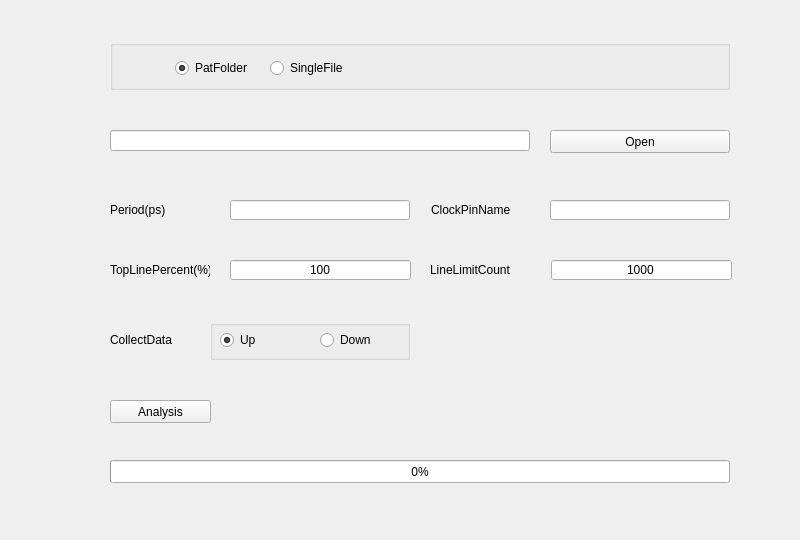
<?xml version="1.0" encoding="UTF-8"?>
<ui version="4.0">
 <class>MainWindow</class>
 <widget class="QMainWindow" name="MainWindow">
  <property name="geometry">
   <rect>
    <x>0</x>
    <y>0</y>
    <width>800</width>
    <height>540</height>
   </rect>
  </property>
  <property name="windowTitle">
   <string>Pattern2EVCD</string>
  </property>
  <widget class="QWidget" name="centralwidget">
   <widget class="QLabel" name="ClockPinName_label">
    <property name="geometry">
     <rect>
      <x>431</x>
      <y>200</y>
      <width>100</width>
      <height>20</height>
     </rect>
    </property>
    <property name="text">
     <string>ClockPinName</string>
    </property>
   </widget>
   <widget class="QLineEdit" name="Period_lineEdit">
    <property name="geometry">
     <rect>
      <x>230</x>
      <y>200</y>
      <width>180</width>
      <height>20</height>
     </rect>
    </property>
    <property name="alignment">
     <set>Qt::AlignCenter</set>
    </property>
   </widget>
   <widget class="QLineEdit" name="ClockPinName_lineEdit">
    <property name="geometry">
     <rect>
      <x>550</x>
      <y>200</y>
      <width>180</width>
      <height>20</height>
     </rect>
    </property>
    <property name="alignment">
     <set>Qt::AlignCenter</set>
    </property>
   </widget>
   <widget class="QGroupBox" name="groupBox_2">
    <property name="geometry">
     <rect>
      <x>110</x>
      <y>40</y>
      <width>620</width>
      <height>50</height>
     </rect>
    </property>
    <property name="minimumSize">
     <size>
      <width>0</width>
      <height>0</height>
     </size>
    </property>
    <property name="maximumSize">
     <size>
      <width>16777215</width>
      <height>50</height>
     </size>
    </property>
    <property name="title">
     <string/>
    </property>
    <widget class="QRadioButton" name="SingleFile_radioButton">
     <property name="geometry">
      <rect>
       <x>160</x>
       <y>20</y>
       <width>83</width>
       <height>16</height>
      </rect>
     </property>
     <property name="text">
      <string>SingleFile</string>
     </property>
    </widget>
    <widget class="QRadioButton" name="PatFolder_radioButton">
     <property name="geometry">
      <rect>
       <x>65</x>
       <y>20</y>
       <width>83</width>
       <height>16</height>
      </rect>
     </property>
     <property name="text">
      <string>PatFolder</string>
     </property>
     <property name="checked">
      <bool>true</bool>
     </property>
    </widget>
   </widget>
   <widget class="QLineEdit" name="OpenPath_lineEdit">
    <property name="geometry">
     <rect>
      <x>110</x>
      <y>130</y>
      <width>420</width>
      <height>21</height>
     </rect>
    </property>
    <property name="readOnly">
     <bool>true</bool>
    </property>
   </widget>
   <widget class="QLabel" name="Period_label">
    <property name="geometry">
     <rect>
      <x>110</x>
      <y>200</y>
      <width>100</width>
      <height>20</height>
     </rect>
    </property>
    <property name="text">
     <string>Period(ps)</string>
    </property>
   </widget>
   <widget class="QPushButton" name="Analysis_pushButton">
    <property name="geometry">
     <rect>
      <x>110</x>
      <y>400</y>
      <width>101</width>
      <height>23</height>
     </rect>
    </property>
    <property name="text">
     <string>Analysis</string>
    </property>
   </widget>
   <widget class="QPushButton" name="Open_pushButton">
    <property name="geometry">
     <rect>
      <x>550</x>
      <y>130</y>
      <width>180</width>
      <height>23</height>
     </rect>
    </property>
    <property name="mouseTracking">
     <bool>false</bool>
    </property>
    <property name="text">
     <string>Open</string>
    </property>
   </widget>
   <widget class="QProgressBar" name="progressBar">
    <property name="geometry">
     <rect>
      <x>110</x>
      <y>460</y>
      <width>620</width>
      <height>23</height>
     </rect>
    </property>
    <property name="value">
     <number>0</number>
    </property>
   </widget>
   <widget class="QLineEdit" name="TopLinePercent_lineEdit">
    <property name="geometry">
     <rect>
      <x>230</x>
      <y>260</y>
      <width>181</width>
      <height>20</height>
     </rect>
    </property>
    <property name="text">
     <string>100</string>
    </property>
    <property name="alignment">
     <set>Qt::AlignCenter</set>
    </property>
   </widget>
   <widget class="QLabel" name="TopLinePercent_label">
    <property name="geometry">
     <rect>
      <x>110</x>
      <y>260</y>
      <width>100</width>
      <height>20</height>
     </rect>
    </property>
    <property name="text">
     <string>TopLinePercent(%)</string>
    </property>
   </widget>
   <widget class="QLineEdit" name="LineLimitCount_lineEdit">
    <property name="geometry">
     <rect>
      <x>551</x>
      <y>260</y>
      <width>181</width>
      <height>20</height>
     </rect>
    </property>
    <property name="text">
     <string>1000</string>
    </property>
    <property name="alignment">
     <set>Qt::AlignCenter</set>
    </property>
   </widget>
   <widget class="QLabel" name="LineLimitCount_label">
    <property name="geometry">
     <rect>
      <x>430</x>
      <y>260</y>
      <width>100</width>
      <height>20</height>
     </rect>
    </property>
    <property name="text">
     <string>LineLimitCount</string>
    </property>
   </widget>
   <widget class="QLabel" name="CostTime_label">
    <property name="geometry">
     <rect>
      <x>560</x>
      <y>490</y>
      <width>171</width>
      <height>21</height>
     </rect>
    </property>
    <property name="text">
     <string/>
    </property>
   </widget>
   <widget class="QLabel" name="CollectData_label">
    <property name="geometry">
     <rect>
      <x>110</x>
      <y>330</y>
      <width>100</width>
      <height>20</height>
     </rect>
    </property>
    <property name="text">
     <string>CollectData</string>
    </property>
   </widget>
   <widget class="QGroupBox" name="groupBox_3">
    <property name="geometry">
     <rect>
      <x>210</x>
      <y>320</y>
      <width>200</width>
      <height>40</height>
     </rect>
    </property>
    <property name="minimumSize">
     <size>
      <width>0</width>
      <height>0</height>
     </size>
    </property>
    <property name="maximumSize">
     <size>
      <width>16777215</width>
      <height>50</height>
     </size>
    </property>
    <property name="title">
     <string/>
    </property>
    <widget class="QRadioButton" name="Down_radioButton">
     <property name="geometry">
      <rect>
       <x>110</x>
       <y>10</y>
       <width>90</width>
       <height>20</height>
      </rect>
     </property>
     <property name="text">
      <string>Down</string>
     </property>
    </widget>
    <widget class="QRadioButton" name="Up_radioButton">
     <property name="geometry">
      <rect>
       <x>10</x>
       <y>10</y>
       <width>90</width>
       <height>20</height>
      </rect>
     </property>
     <property name="text">
      <string>Up</string>
     </property>
     <property name="checked">
      <bool>true</bool>
     </property>
    </widget>
   </widget>
  </widget>
 </widget>
 <resources/>
 <connections/>
</ui>
